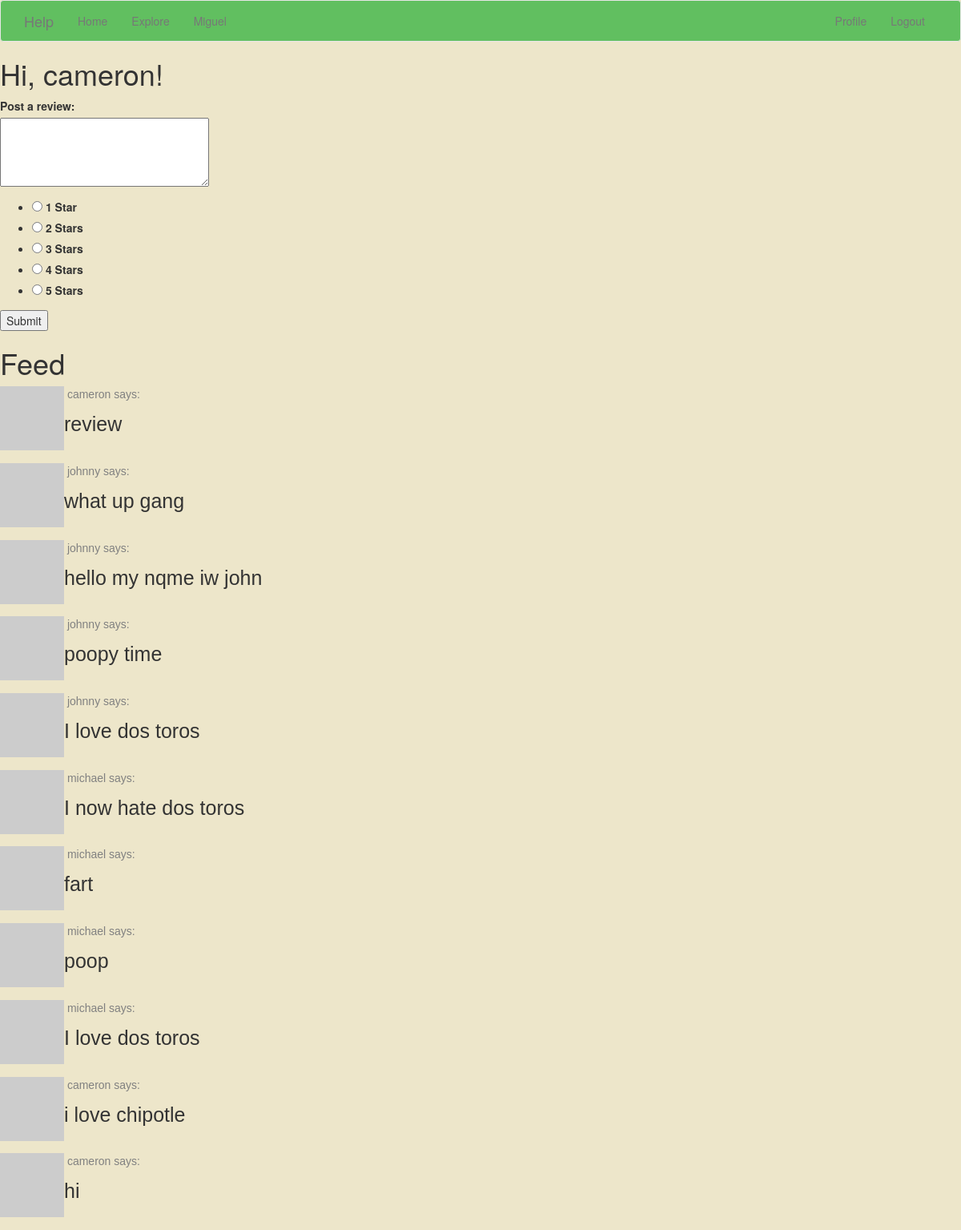
The app's page /index (signed in) with its own data.
### app/models.py (models this page shows, shortened)
class User(UserMixin, db.Model):
    id = db.Column(db.Integer, primary_key=True)
    username = db.Column(db.String(64), index=True, unique=True)
    email = db.Column(db.String(120), index=True, unique=True)
    password_hash = db.Column(db.String(128))
    posts = db.relationship('Post', backref='author', lazy='dynamic')
    about_me = db.Column(db.String(140))
    last_seen = db.Column(db.DateTime, default=datetime.utcnow)
    followed = db.relationship(
        'User', secondary=followers,
        primaryjoin=(followers.c.follower_id == id),
        secondaryjoin=(followers.c.followed_id == id),
        backref=db.backref('followers', lazy='dynamic'), lazy='dynamic')
    def avatar(self, size):
        digest = md5(self.email.lower().encode('utf-8')).hexdigest()
        return 'https://www.gravatar.com/avatar/729e26a2a2c7ff24a71958d4aa4e5f35'.format(
            digest, size)
    def followed_posts(self):
        followed = Post.query.join(
            followers, (followers.c.followed_id == Post.user_id)).filter(
                followers.c.follower_id == self.id)
        own = Post.query.filter_by(user_id=self.id)
        return followed.union(own).order_by(Post.timestamp.desc())

class Post(db.Model):
    id = db.Column(db.Integer, primary_key=True)
    body = db.Column(db.String(140))
    timestamp = db.Column(db.DateTime, index=True, default=datetime.utcnow)
    user_id = db.Column(db.Integer, db.ForeignKey('user.id'))

### app/routes.py (the view)
@app.route('/', methods=['GET', 'POST'])
@app.route('/index', methods=['GET', 'POST'])
@login_required
def index():
    form = PostForm()
    form.rating.choices=[(1,'1 Star'),(2,'2 Stars'),(3,'3 Stars'),(4,'4 Stars'),(5,'5 Stars')]
    if form.validate_on_submit():
        post = Post(body=form.post.data, author=current_user, rate=rating)
        db.session.add(post)
        db.session.commit()
        flash('Your review is now live!')
        return redirect(url_for('index'))
    page = request.args.get('page', 1, type=int)
    posts = current_user.followed_posts().paginate(
        page=page, per_page=app.config['POSTS_PER_PAGE'], error_out=False)
    next_url = url_for('index', page=posts.next_num) \
        if posts.has_next else None
    prev_url = url_for('index', page=posts.prev_num) \
        if posts.has_prev else None
    return render_template('index.html', title='Home', form=form,
                           posts=posts.items, next_url=next_url,
                           prev_url=prev_url)

### app/forms.py
class PostForm(FlaskForm):
    post = TextAreaField('Post a review:', validators=[
        DataRequired(), Length(min=1, max=140)])
    rating = RadioField('Rating')
    submit = SubmitField('Submit')

### app/models.py (called while the page is built)
@login.user_loader
def load_user(id):
    return User.query.get(int(id))

### app/routes.py (called while the page is built)
@app.before_request
def before_request():
    if current_user.is_authenticated:
        current_user.last_seen = datetime.utcnow()
        db.session.commit()

### app/templates/index.html (shortened to what this page needs)
{% extends "base.html" %}
{% block content %}
    <h1>Hi, {{ current_user.username }}!</h1>
    {% if form %}
    <form action="" method="post">
        <p>
            {{ form.post.label }}<br>
            {{ form.post(cols=32, rows=4) }}<br>
        </p>
        <p>{{ form.rating() }}</p>
        <div>
        <p>{{ form.submit() }}</p>
    </form>
    <h1 class="title">Feed</h1>
  </body>
    {% endif %}
    {% for post in posts %}
        {% include '_post.html' %}
    {% endfor %}
{% endblock %}

### app/templates/_post.html
    <table>
        <tr valign="top">
            <td><img src="{{ post.author.avatar(36) }}"></td>
            <td>
                <a href="{{ url_for('user', username=post.author.username) }}">
                    <p style="font-family: Helvetica; color: grey" >&nbsp{{ post.author.username }} says:</p>
                </a>
              <body style="background-color:#ede6ca;">
              <p style="font-family: Helvetica; font-size: 25px"> {{ post.body }} </p>
              <br>
              </body>
            </td>
        </tr>
    </table>

### records on screen
User: username "cameron"
Post: author.username "cameron", body "review"
Post: author.username "johnny", body "what up gang"
Post: author.username "johnny", body "hello my nqme iw john"
Post: author.username "johnny", body "poopy time"
Post: author.username "johnny", body "I love dos toros"
Post: author.username "michael", body "I now hate dos toros"
Post: author.username "michael", body "fart"
Post: author.username "michael", body "poop"
Post: author.username "michael", body "I love dos toros"
Post: author.username "cameron", body "i love chipotle"
Post: author.username "cameron", body "hi"
